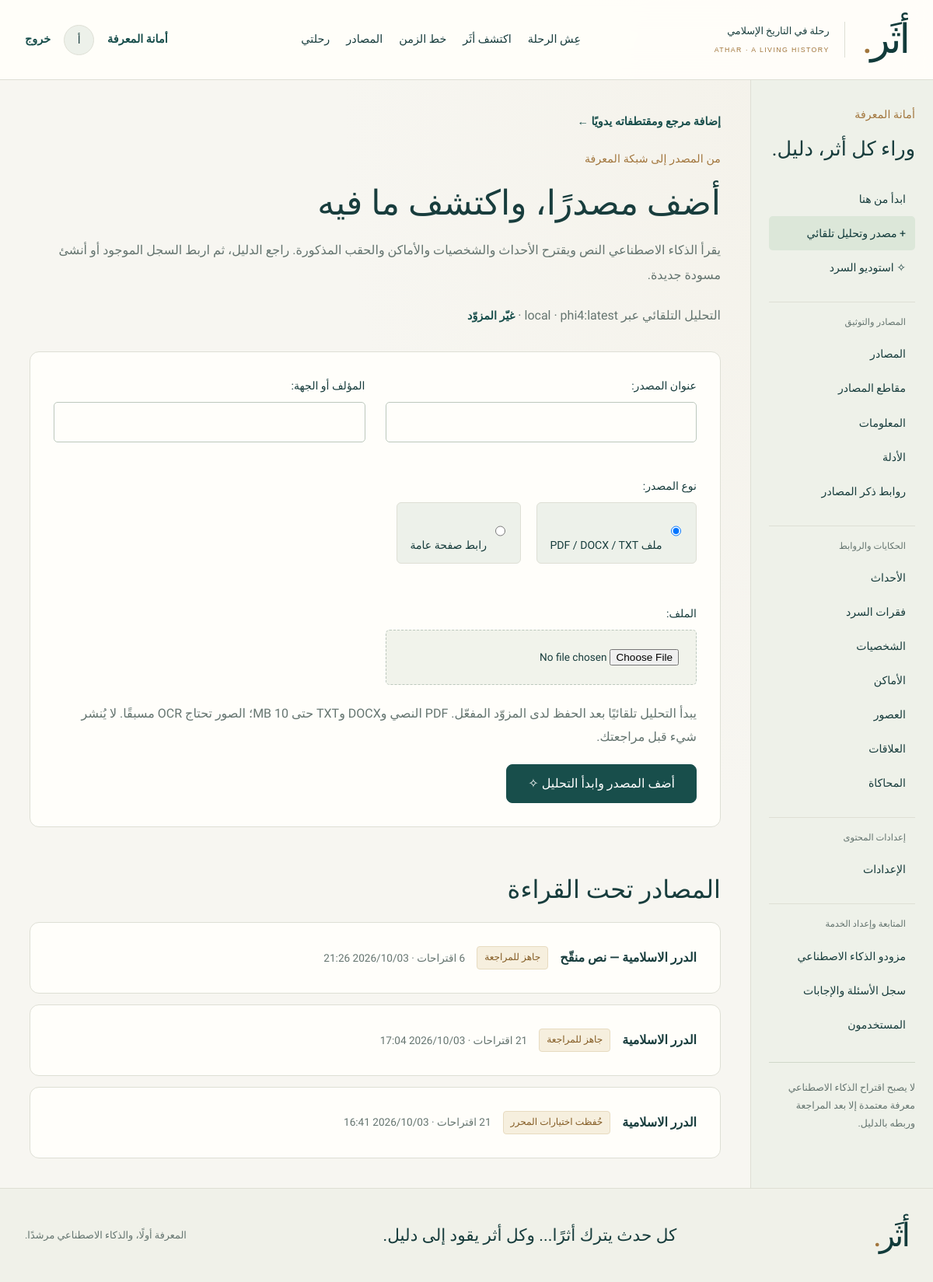
Before: /dashboard/intake/ (signed in) with the older database file.
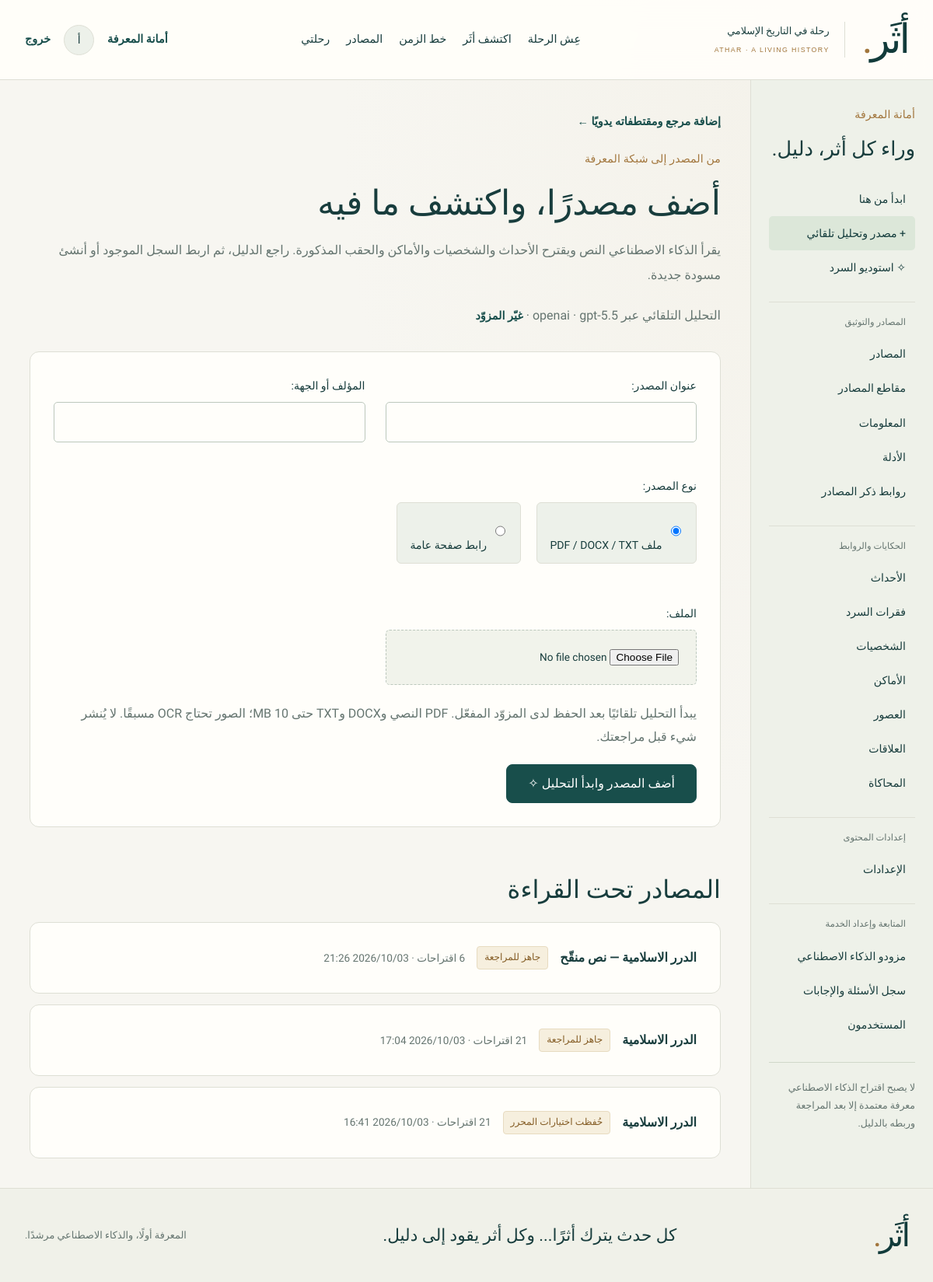
After: the same page with the newer database file.
### apps/ai/models.py (models this page shows, shortened)
class ProviderConfiguration(models.Model):
    name = models.CharField('اسم الإعداد', max_length=120)
    kind = models.CharField('المزوّد / البروتوكول', max_length=20, choices=[('local', 'Ollama'), ('gemini', 'Gemini'), ('openai', 'OpenAI'), ('compatible', 'متوافق مع OpenAI')])
    base_url = models.URLField('رابط API الأساسي', max_length=2048)
    model = models.CharField('النموذج', max_length=160)
    encrypted_key = models.TextField(blank=True, editable=False)
    timeout_seconds = models.PositiveIntegerField('مهلة الطلب بالثواني', default=180, validators=[MinValueValidator(10), MaxValueValidator(900)])
    analysis_chunk_limit = models.PositiveIntegerField('المقاطع في دورة تحليل واحدة', default=30, validators=[MinValueValidator(1), MaxValueValidator(200)])
    is_active = models.BooleanField(default=False, editable=False)
    tested_at = models.DateTimeField(null=True, editable=False)
    test_ok = models.BooleanField(default=False, editable=False)
    test_message = models.CharField(max_length=500, blank=True, editable=False)
    updated_at = models.DateTimeField(auto_now=True)
    class Meta:
        constraints = [models.UniqueConstraint(fields=['is_active'], condition=models.Q(is_active=True), name='one_active_ai_provider')]

### apps/dashboard/intake_views.py (the view, shortened to what this page needs)
# urls.py: path('dashboard/intake/', intake_views.intake, name='source-intake'),
@admin_required
def intake(request):
    form=IntakeForm(request.POST or None,request.FILES or None)
    return render(request,'dashboard/intake.html',admin_context(section='intake',form=form,active=active_identity(),
        runs=SourceAnalysis.objects.select_related('source')[:20]))

### apps/dashboard/intake_views.py (shortened to what this page needs)
class IntakeForm(forms.Form):
    token=forms.UUIDField(widget=forms.HiddenInput,initial=uuid.uuid4)
    title=forms.CharField(label='عنوان المصدر',max_length=240)
    author=forms.CharField(label='المؤلف أو الجهة',max_length=240,required=False)
    input_kind=forms.ChoiceField(label='نوع المصدر',choices=[('file','ملف PDF / DOCX / TXT'),('url','رابط صفحة عامة')],widget=forms.RadioSelect,initial='file')
    document=forms.FileField(label='الملف',required=False,validators=[validate_document],widget=forms.ClearableFileInput(attrs={'accept':'.pdf,.docx,.txt'}))
    url=forms.URLField(label='رابط الصفحة',max_length=2048,required=False,widget=forms.URLInput(attrs={'dir':'ltr'}))

### apps/accounts/models.py (called while the page is built)
    @property
    def is_admin(self):
        return self.is_active and (self.role == self.Role.ADMIN or self.is_superuser)

### apps/accounts/permissions.py (called while the page is built)
def is_admin(user):
    return user.is_authenticated and user.is_admin

### apps/ai/configuration.py (called while the page is built)
def active_configuration():
    from .models import ProviderConfiguration
    return ProviderConfiguration.objects.filter(is_active=True).first()

### templates/dashboard/intake.html
{% extends 'dashboard/base.html' %}{% block admin_content %}<p><a class="text-link" href="{% url 'dashboard-new' 'sources' %}?manual=1">إضافة مرجع ومقتطفاته يدويًا ←</a></p>
<header class="studio-heading"><p class="eyebrow">من المصدر إلى شبكة المعرفة</p><h1>أضف مصدرًا، واكتشف ما فيه</h1><p>يقرأ الذكاء الاصطناعي النص ويقترح الأحداث والشخصيات والأماكن والحقب المذكورة. راجع الدليل، ثم اربط السجل الموجود أو أنشئ مسودة جديدة.</p><p>التحليل التلقائي عبر <bdi>{{ active.provider }} · {{ active.model }}</bdi> · <a class="text-link" href="{% url 'ai-providers' %}">غيّر المزوّد</a></p></header>
<form method="post" enctype="multipart/form-data" class="paper studio-form" data-busy-form>{% csrf_token %}{{ form.token }}{{ form.non_field_errors }}<div class="editor-grid">{% for field in form.visible_fields %}<div class="form-field" {% if field.name == 'document' %}data-input-kind="file"{% elif field.name == 'url' %}data-input-kind="url"{% endif %}>{{ field.errors }}{{ field.label_tag }}{{ field }}</div>{% endfor %}</div><p class="muted">يبدأ التحليل تلقائيًا بعد الحفظ لدى المزوّد المفعّل. PDF النصي وDOCX وTXT حتى 10 MB؛ الصور تحتاج OCR مسبقًا. لا يُنشر شيء قبل مراجعتك.</p><button type="submit" class="button" data-busy-label="نجهز النص للتحليل…">أضف المصدر وابدأ التحليل ✧</button></form>
<section class="section"><h2>المصادر تحت القراءة</h2><div class="studio-runs">{% for run in runs %}<a class="paper studio-run" href="{% url 'source-analysis' run.pk %}"><strong>{{ run.source.title }}</strong><span class="badge interpretation">{{ run.get_status_display }}</span><small>{{ run.entities|length }} اقتراحات · {{ run.created_at|date:'Y/m/d H:i' }}</small></a>{% empty %}<p class="empty">أضف أول مصدر. لا تحتاج إلى تحديد حدث مسبقًا.</p>{% endfor %}</div></section>
{% endblock %}

Changed rows visible on the page:
no longer on this page (row edited): ProviderConfiguration: provider "local", model "phi4:latest"
now on this page (row edited): ProviderConfiguration: provider "openai", model "gpt-5.5"
